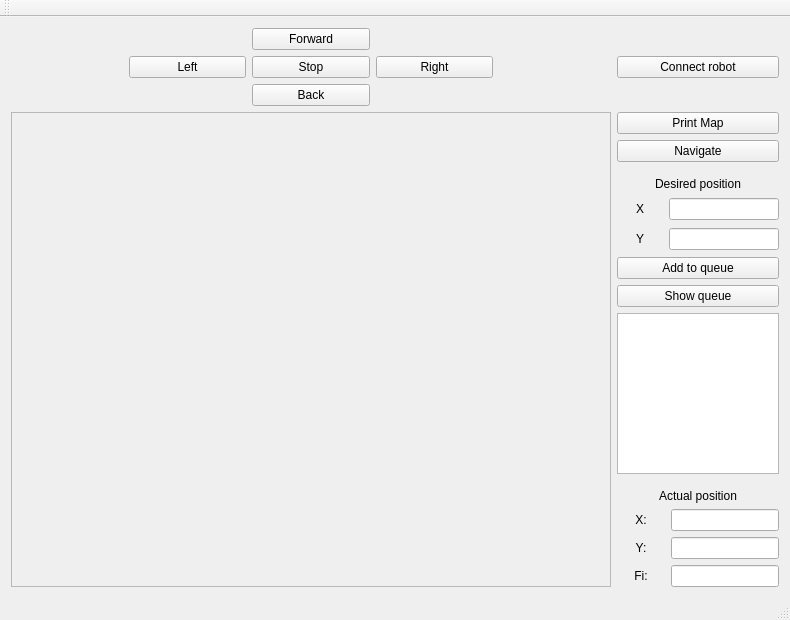
<?xml version="1.0" encoding="UTF-8"?>
<ui version="4.0">
 <class>MainWindow</class>
 <widget class="QMainWindow" name="MainWindow">
  <property name="geometry">
   <rect>
    <x>0</x>
    <y>0</y>
    <width>788</width>
    <height>620</height>
   </rect>
  </property>
  <property name="windowTitle">
   <string>MainWindow</string>
  </property>
  <widget class="QWidget" name="centralWidget">
   <layout class="QGridLayout" name="gridLayout">
    <item row="0" column="0">
     <layout class="QGridLayout" name="gridLayout_2">
      <item row="2" column="2">
       <widget class="QPushButton" name="pushButton_3">
        <property name="sizePolicy">
         <sizepolicy hsizetype="Expanding" vsizetype="Fixed">
          <horstretch>0</horstretch>
          <verstretch>0</verstretch>
         </sizepolicy>
        </property>
        <property name="text">
         <string>Back</string>
        </property>
       </widget>
      </item>
      <item row="1" column="1">
       <widget class="QPushButton" name="pushButton_6">
        <property name="sizePolicy">
         <sizepolicy hsizetype="Expanding" vsizetype="Fixed">
          <horstretch>0</horstretch>
          <verstretch>0</verstretch>
         </sizepolicy>
        </property>
        <property name="text">
         <string>Left</string>
        </property>
       </widget>
      </item>
      <item row="1" column="2">
       <widget class="QPushButton" name="pushButton_4">
        <property name="sizePolicy">
         <sizepolicy hsizetype="Expanding" vsizetype="Fixed">
          <horstretch>0</horstretch>
          <verstretch>0</verstretch>
         </sizepolicy>
        </property>
        <property name="text">
         <string>Stop</string>
        </property>
       </widget>
      </item>
      <item row="1" column="3">
       <widget class="QPushButton" name="pushButton_5">
        <property name="sizePolicy">
         <sizepolicy hsizetype="Expanding" vsizetype="Fixed">
          <horstretch>0</horstretch>
          <verstretch>0</verstretch>
         </sizepolicy>
        </property>
        <property name="text">
         <string>Right</string>
        </property>
       </widget>
      </item>
      <item row="0" column="2">
       <widget class="QPushButton" name="pushButton_2">
        <property name="sizePolicy">
         <sizepolicy hsizetype="Expanding" vsizetype="Fixed">
          <horstretch>0</horstretch>
          <verstretch>0</verstretch>
         </sizepolicy>
        </property>
        <property name="text">
         <string>Forward</string>
        </property>
       </widget>
      </item>
      <item row="1" column="0">
       <spacer name="horizontalSpacer">
        <property name="orientation">
         <enum>Qt::Horizontal</enum>
        </property>
        <property name="sizeHint" stdset="0">
         <size>
          <width>40</width>
          <height>20</height>
         </size>
        </property>
       </spacer>
      </item>
      <item row="1" column="4">
       <spacer name="horizontalSpacer_2">
        <property name="orientation">
         <enum>Qt::Horizontal</enum>
        </property>
        <property name="sizeHint" stdset="0">
         <size>
          <width>40</width>
          <height>20</height>
         </size>
        </property>
       </spacer>
      </item>
     </layout>
    </item>
    <item row="1" column="0">
     <widget class="QFrame" name="frame">
      <property name="sizePolicy">
       <sizepolicy hsizetype="MinimumExpanding" vsizetype="Expanding">
        <horstretch>0</horstretch>
        <verstretch>0</verstretch>
       </sizepolicy>
      </property>
      <property name="minimumSize">
       <size>
        <width>600</width>
        <height>450</height>
       </size>
      </property>
      <property name="frameShape">
       <enum>QFrame::StyledPanel</enum>
      </property>
      <property name="frameShadow">
       <enum>QFrame::Raised</enum>
      </property>
     </widget>
    </item>
    <item row="0" column="1">
     <layout class="QVBoxLayout" name="verticalLayout">
      <item>
       <widget class="QPushButton" name="pushButton_9">
        <property name="sizePolicy">
         <sizepolicy hsizetype="Fixed" vsizetype="Fixed">
          <horstretch>0</horstretch>
          <verstretch>0</verstretch>
         </sizepolicy>
        </property>
        <property name="minimumSize">
         <size>
          <width>162</width>
          <height>0</height>
         </size>
        </property>
        <property name="text">
         <string>Connect robot</string>
        </property>
       </widget>
      </item>
     </layout>
    </item>
    <item row="1" column="1">
     <layout class="QVBoxLayout" name="verticalLayout_2">
      <item>
       <widget class="QPushButton" name="pushButton_8">
        <property name="sizePolicy">
         <sizepolicy hsizetype="Fixed" vsizetype="Fixed">
          <horstretch>0</horstretch>
          <verstretch>0</verstretch>
         </sizepolicy>
        </property>
        <property name="minimumSize">
         <size>
          <width>162</width>
          <height>0</height>
         </size>
        </property>
        <property name="text">
         <string>Print Map</string>
        </property>
       </widget>
      </item>
      <item>
       <widget class="QPushButton" name="pushButton_7">
        <property name="sizePolicy">
         <sizepolicy hsizetype="Fixed" vsizetype="Fixed">
          <horstretch>0</horstretch>
          <verstretch>0</verstretch>
         </sizepolicy>
        </property>
        <property name="minimumSize">
         <size>
          <width>162</width>
          <height>0</height>
         </size>
        </property>
        <property name="text">
         <string>Navigate</string>
        </property>
       </widget>
      </item>
      <item>
       <spacer name="verticalSpacer">
        <property name="orientation">
         <enum>Qt::Vertical</enum>
        </property>
        <property name="sizeHint" stdset="0">
         <size>
          <width>20</width>
          <height>40</height>
         </size>
        </property>
       </spacer>
      </item>
      <item>
       <widget class="QLabel" name="label_4">
        <property name="text">
         <string>Desired position</string>
        </property>
        <property name="alignment">
         <set>Qt::AlignCenter</set>
        </property>
       </widget>
      </item>
      <item>
       <layout class="QGridLayout" name="gridLayout_6">
        <item row="3" column="1">
         <widget class="QLineEdit" name="lineEdit_6">
          <property name="focusPolicy">
           <enum>Qt::StrongFocus</enum>
          </property>
         </widget>
        </item>
        <item row="2" column="0">
         <widget class="QLabel" name="label_5">
          <property name="minimumSize">
           <size>
            <width>46</width>
            <height>24</height>
           </size>
          </property>
          <property name="text">
           <string>X</string>
          </property>
          <property name="alignment">
           <set>Qt::AlignCenter</set>
          </property>
         </widget>
        </item>
        <item row="2" column="1">
         <widget class="QLineEdit" name="lineEdit_5"/>
        </item>
        <item row="3" column="0">
         <widget class="QLabel" name="label_6">
          <property name="minimumSize">
           <size>
            <width>46</width>
            <height>24</height>
           </size>
          </property>
          <property name="text">
           <string>Y</string>
          </property>
          <property name="alignment">
           <set>Qt::AlignCenter</set>
          </property>
         </widget>
        </item>
       </layout>
      </item>
      <item>
       <widget class="QPushButton" name="pushButton_10">
        <property name="sizePolicy">
         <sizepolicy hsizetype="Minimum" vsizetype="Fixed">
          <horstretch>0</horstretch>
          <verstretch>0</verstretch>
         </sizepolicy>
        </property>
        <property name="text">
         <string>Add to queue</string>
        </property>
       </widget>
      </item>
      <item>
       <widget class="QPushButton" name="pushButton_11">
        <property name="text">
         <string>Show queue</string>
        </property>
       </widget>
      </item>
      <item>
       <widget class="QTextEdit" name="textEdit"/>
      </item>
      <item>
       <spacer name="verticalSpacer_2">
        <property name="orientation">
         <enum>Qt::Vertical</enum>
        </property>
        <property name="sizeHint" stdset="0">
         <size>
          <width>20</width>
          <height>40</height>
         </size>
        </property>
       </spacer>
      </item>
      <item>
       <widget class="QLabel" name="label_8">
        <property name="text">
         <string>Actual position</string>
        </property>
        <property name="alignment">
         <set>Qt::AlignCenter</set>
        </property>
       </widget>
      </item>
      <item>
       <layout class="QGridLayout" name="gridLayout_3">
        <item row="1" column="0">
         <widget class="QLabel" name="label_2">
          <property name="text">
           <string>Y:</string>
          </property>
          <property name="alignment">
           <set>Qt::AlignCenter</set>
          </property>
         </widget>
        </item>
        <item row="2" column="1">
         <widget class="QLineEdit" name="lineEdit_4">
          <property name="sizePolicy">
           <sizepolicy hsizetype="Fixed" vsizetype="Fixed">
            <horstretch>0</horstretch>
            <verstretch>0</verstretch>
           </sizepolicy>
          </property>
          <property name="focusPolicy">
           <enum>Qt::NoFocus</enum>
          </property>
          <property name="readOnly">
           <bool>true</bool>
          </property>
         </widget>
        </item>
        <item row="2" column="0">
         <widget class="QLabel" name="label_3">
          <property name="text">
           <string>Fi:</string>
          </property>
          <property name="alignment">
           <set>Qt::AlignCenter</set>
          </property>
         </widget>
        </item>
        <item row="0" column="1">
         <widget class="QLineEdit" name="lineEdit_2">
          <property name="sizePolicy">
           <sizepolicy hsizetype="Fixed" vsizetype="Fixed">
            <horstretch>0</horstretch>
            <verstretch>0</verstretch>
           </sizepolicy>
          </property>
          <property name="focusPolicy">
           <enum>Qt::NoFocus</enum>
          </property>
          <property name="readOnly">
           <bool>true</bool>
          </property>
         </widget>
        </item>
        <item row="0" column="0">
         <widget class="QLabel" name="label">
          <property name="text">
           <string>X:</string>
          </property>
          <property name="alignment">
           <set>Qt::AlignCenter</set>
          </property>
         </widget>
        </item>
        <item row="1" column="1">
         <widget class="QLineEdit" name="lineEdit_3">
          <property name="sizePolicy">
           <sizepolicy hsizetype="Fixed" vsizetype="Fixed">
            <horstretch>0</horstretch>
            <verstretch>0</verstretch>
           </sizepolicy>
          </property>
          <property name="focusPolicy">
           <enum>Qt::NoFocus</enum>
          </property>
          <property name="readOnly">
           <bool>true</bool>
          </property>
         </widget>
        </item>
       </layout>
      </item>
     </layout>
    </item>
   </layout>
  </widget>
  <widget class="QMenuBar" name="menuBar">
   <property name="geometry">
    <rect>
     <x>0</x>
     <y>0</y>
     <width>788</width>
     <height>21</height>
    </rect>
   </property>
  </widget>
  <widget class="QToolBar" name="mainToolBar">
   <attribute name="toolBarArea">
    <enum>TopToolBarArea</enum>
   </attribute>
   <attribute name="toolBarBreak">
    <bool>false</bool>
   </attribute>
  </widget>
  <widget class="QStatusBar" name="statusBar"/>
 </widget>
 <layoutdefault spacing="6" margin="11"/>
 <resources/>
 <connections/>
</ui>
